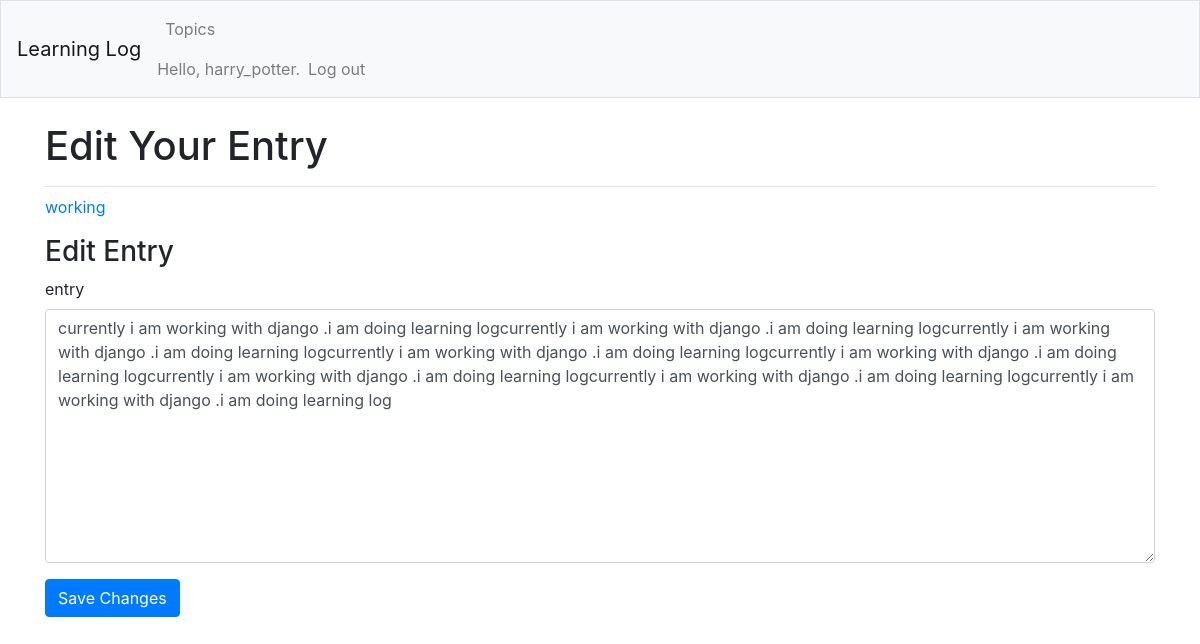
The page /edit_entry/1/ (signed in) on the database its author committed.
### learning_logs/models.py (models this page shows, shortened)
class Topic(models.Model):
    text = models.CharField(max_length=200)
    date_added = models.DateTimeField(auto_now_add=True)
    owner = models.ForeignKey(User,on_delete=CASCADE)
    def __str__(self) -> str:
        return self.text

class Entry(models.Model):
    topic = models.ForeignKey(Topic, on_delete=models.CASCADE)
    text = models.TextField()
    date_added = models.DateTimeField(auto_now_add=True)
    class Meta:
        verbose_name_plural = 'entries'

### learning_logs/views.py (the view)
# urls.py: path('edit_entry/<int:entry_id>/',views.edit_entry,name='edit_entry'),
@login_required
def edit_entry(request,entry_id):
    entry = Entry.objects.get(id = entry_id)
    topic = entry.topic
    if topic.owner != request.user:
        raise Http404
    if request.method != 'POST':
        form = EntryForm(instance=entry)
    else:
        form= EntryForm(instance=entry,data=request.POST)
        if form.is_valid():
            form.save()
            return redirect('learning_logs:topic',topic_id=topic.id)
    context={'entry':entry,'topic':topic,'form':form}
    return render(request,'learning_logs/edit_entry.html',context)

### learning_logs/forms.py
class EntryForm(forms.ModelForm):
    class Meta:
        model = Entry
        fields = ['text']
        labels ={'text':'entry'}
        widgets ={'text':forms.Textarea(attrs={'cols':80})}

### learning_logs/templates/learning_logs/edit_entry.html (shortened to what this page needs)
{% extends 'learning_logs/base.html' %}
{% load bootstrap4 %}
{% block page_header %}
<h1>Edit Your Entry</h1>
{% endblock page_header %}
{% block content %}
<p><a href="{% url 'learning_logs:topic' topic.id %}">{{topic}}</a></p>
<h3>Edit Entry</h3>
<form action="{% url 'learning_logs:edit_entry' entry.id %}" method="POST" class='form'>
    {% bootstrap_form form %}
    {% buttons %}
    <button name="submit" class="btn btn-primary">Save Changes </button>
    {% endbuttons %}
</form>
{% endblock content %}

### learning_logs/templates/learning_logs/base.html (shortened to what this page needs)
{% load bootstrap4 %}
<!doctype html>
<html lang="en">
<head>
    {% bootstrap_css %}
</head>
<body>
    <nav class="navbar navbar-expand-md flex-between navbar-light bg-light mb-4 border">
        <a class="navbar-brand" href="{% url 'learning_logs:index'%}">
            Learning Log</a>
        <div class="nav-item">
            <ul class=" navbar-nav mr-auto">
                <li class="nav-item">
                    <a class="nav-link" href="{% url 'learning_logs:topics'%}">
                        Topics</a>
                </li>
            </ul>
            <ul class="navbar-nav mr-auto">
                {% if user.is_authenticated %}
                <li class="nav-item">
                    <span class="navbar-text" }">Hello, {{ user.username }}.</span>
                </li>
                <li class="nav-item">
                    <a class="nav-link" href="{% url 'users:logout' %}">Log out</a>
                </li>
                {% endif %}
            </ul>
        </div>
    </nav>
    <main role="main" class="container">
        <div class="pb-2 mb-2  border-bottom">
            {% block page_header %}{% endblock page_header %}
        </div>
        <div>
            {% block content %}{% endblock content %}
        </div>
    </main>
</body>
</html>

### rows shown on the page
Topic: text "working"
Entry: text "currently i am working with django .i am doing learning logcurrently i am working with django .i am doing learning logcurrently i am working with django .i am doing learning logcurrently i am working with django .i am doing learning logcurrently i am working with django .i am doing learning logcurrently i am working with django .i am doing learning logcurrently i am working with django .i am doing learning logcurrently i am working with django .i am doing learning log"

### other values the page prints
{{ user.username }} "harry_potter"
